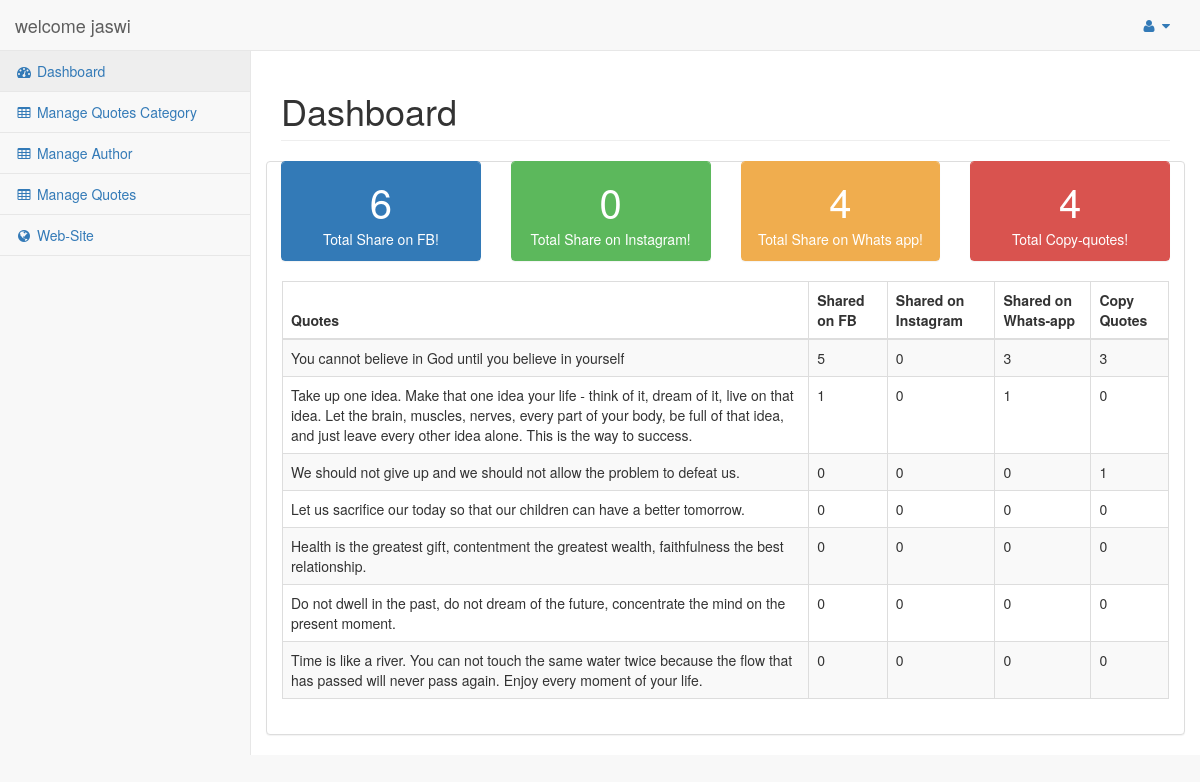
/user/profile/ (signed in), run on the app's committed database.
### quotes/models.py (models this page shows)
class quotes(models.Model):
	quotes = models.CharField(max_length=500)
	author = models.ForeignKey(author, on_delete=models.CASCADE)
	user = models.ForeignKey(settings.AUTH_USER_MODEL, on_delete=models.CASCADE,default=1)
	submitedon = models.DateField(default=datetime.date.today)
	category = models.ForeignKey(category, on_delete=models.CASCADE)
	shareFacebook = models.IntegerField(default=0)
	shareWhatsapp = models.IntegerField(default=0)
	shareInstagram = models.IntegerField(default=0)
	copyquotes = models.IntegerField(default=0)
	isapproved = models.BooleanField(default=False)
	isdeleted = models.BooleanField(default=False)

### user/views.py (the view)
# urls.py: path('profile/', views.profile_view, name='profile_view'),
def profile_view(request):
	if request.user.is_authenticated:
		quotesdatas = quotes.objects.filter(user=request.user)
		data = quotesdatas.aggregate(copyquotes_sum = Sum('copyquotes'),shareFacebook_sum = Sum("shareFacebook"),shareWhatsapp_sum =Sum("shareWhatsapp"),shareInstagram_sum =Sum("shareInstagram"))
		context = {"quotesdatas":quotesdatas,"data":data}
		return render(request,"user/profile.html",context)
	else:
		return HttpResponseRedirect("/accounts/login/")

### quotes/context_processors.py (called while the page is built)
def categories(request):
	return {
		'categories': category.objects.all()[:3],
		'authors': author.objects.all()[:3]
	}

### user/templates/user/profile.html
{% extends 'userbase.html' %}
   {% block pagecontent %}
        <div id="page-wrapper">
            <div class="row">
                <div class="col-lg-12">
                    <h1 class="page-header">Dashboard</h1>
                </div>
            </div>
            <div class="row">
                <div class="col-lg-3 col-md-6">
                    <div class="panel panel-primary">
                        <div class="panel-heading">
                            <div class="row">
                                <div class="col-xs-12 text-center">
                                    <div class="huge">{{data.shareFacebook_sum}}</div>
                                    <div> Total Share on FB!</div>
                                </div>
                            </div>
                        </div>
                    </div>
                </div>
                <div class="col-lg-3 col-md-6">
                    <div class="panel panel-green">
                        <div class="panel-heading">
                            <div class="row">
                                <div class="col-xs-12 text-center ">
                                    <div class="huge">{{data.shareInstagram_sum}}</div>
                                    <div> Total Share on Instagram!</div>
                                </div>
                            </div>
                        </div>
                    </div>
                </div>
                <div class="col-lg-3 col-md-6">
                    <div class="panel panel-yellow">
                        <div class="panel-heading">
                            <div class="row">
                                <div class="col-xs-12 text-center">
                                    <div class="huge">{{data.shareWhatsapp_sum}}</div>
                                    <div>Total Share on Whats app!</div>
                                </div>
                            </div>
                        </div>
                    </div>
                </div>
                <div class="col-lg-3 col-md-6">
                    <div class="panel panel-red">
                        <div class="panel-heading">
                            <div class="row">
                                <div class="col-xs-12 text-center">
                                    <div class="huge">{{data.copyquotes_sum}}</div>
                                    <div> Total Copy-quotes!</div>
                                </div>
                            </div>
                        </div>
                    </div>
                </div>
                <div class="panel panel-default">
                   <div class="panel-body">
                            <div class="row">
                                <div class="col-lg-12">
                                    <div class="table-responsive">
                                        <table class="table table-bordered table-hover table-striped">
                                            <thead>
                                                <tr>
                                                    <th>Quotes</th>
                                                    <th>Shared on FB</th>
                                                    <th>Shared on Instagram</th>
                                                    <th>Shared on Whats-app</th>
                                                    <th>Copy Quotes</th>
                                                </tr>
                                            </thead>
                                            <tbody>
                                                {% if quotesdatas %}
                                                {% for quotesdata in quotesdatas %}
                                                <tr>
                                                    <td>{{quotesdata.quotes}}</td>
                                                    <td>{{quotesdata.shareFacebook}}</td>
                                                    <td>{{quotesdata.shareInstagram}}</td>
                                                    <td>{{quotesdata.shareWhatsapp}}</td>
                                                    <td>{{quotesdata.copyquotes}}</td>
                                                </tr>
                                                {%endfor%}
                                                {% else %}
                                                    <tr>
                                                        <td colspan="5" style="color: red;text-align: center;">No Data</td>
                                                    </tr>
                                                {% endif %}
                                            </tbody>
                                        </table>
                                    </div>
                                </div>
                            </div>
                        </div>
                    </div>
            </div>
        </div>
    </div>
    {% endblock %}

### user/templates/userbase.html (shortened to what this page needs)
<!DOCTYPE html>
<html lang="en">
<head>
    <link href="/static/vendor/bootstrap/css/bootstrap.min.css" rel="stylesheet">
    <link href="/static/vendor/metisMenu/metisMenu.min.css" rel="stylesheet">
    <link href="/static/dist/css/sb-admin-2.css" rel="stylesheet">
    <link href="/static/vendor/morrisjs/morris.css" rel="stylesheet">
    <link href="/static/vendor/font-awesome/css/font-awesome.min.css" rel="stylesheet" type="text/css">
</head>
<body>
    <div id="wrapper">
        <nav class="navbar navbar-default navbar-static-top" role="navigation" style="margin-bottom: 0">
            <div class="navbar-header">
                <a class="navbar-brand" href="index.html">welcome {{user.username}}</a>
            </div>
            <ul class="nav navbar-top-links navbar-right" style="float: right;">
                <li class="dropdown">
                    <a class="dropdown-toggle" data-toggle="dropdown" href="#">
                        <i class="fa fa-user fa-fw"></i> <i class="fa fa-caret-down"></i>
                    </a>
                </li>
            </ul>
            <div class="navbar-default sidebar" role="navigation">
                <div class="sidebar-nav navbar-collapse">
                    <ul class="nav" id="side-menu">
                        <li>
                            <a href="{% url 'profile_view'%}"><i class="fa fa-dashboard fa-fw"></i> Dashboard</a>
                        </li>
                        <li>
                            <a href="{% url 'qcategory'%}"><i class="fa fa-table fa-fw"></i> Manage Quotes Category</a>
                        </li>
                        <li>
                            <a href="{% url 'qauthor'%}"><i class="fa fa-table fa-fw"></i> Manage Author</a>
                        </li>
                        <li>
                            <a href="{% url 'qquotes'%}"><i class="fa fa-table fa-fw"></i> Manage Quotes</a>
                        </li>
                        <li>
                            <a href="/"><i class="fa fa-globe fa-fw"></i> Web-Site </a>
                        </li>
                    </ul>
                </div>
            </div>
        </nav>
	{% block pagecontent %}
      {% endblock %}
</body>
</html>
</html>

### data on the page
quotes: quotes "You cannot believe in God until you believe in yourself", shareFacebook "5", shareInstagram "0", shareWhatsapp "3", copyquotes "3"
quotes: quotes "Take up one idea. Make that one idea your life - think of it, dream of it, live on that idea. Let the brain, muscles, nerves, every part of your body, be full of that idea, and just leave every other idea alone. This is the way to success.", shareFacebook "1", shareInstagram "0", shareWhatsapp "1", copyquotes "0"
quotes: quotes "We should not give up and we should not allow the problem to defeat us.", shareFacebook "0", shareInstagram "0", shareWhatsapp "0", copyquotes "1"
quotes: quotes "Let us sacrifice our today so that our children can have a better tomorrow.", shareFacebook "0", shareInstagram "0", shareWhatsapp "0", copyquotes "0"
quotes: quotes "Health is the greatest gift, contentment the greatest wealth, faithfulness the best relationship.", shareFacebook "0", shareInstagram "0", shareWhatsapp "0", copyquotes "0"
quotes: quotes "Do not dwell in the past, do not dream of the future, concentrate the mind on the present moment.", shareFacebook "0", shareInstagram "0", shareWhatsapp "0", copyquotes "0"
quotes: quotes "Time is like a river. You can not touch the same water twice because the flow that has passed will never pass again. Enjoy every moment of your life.", shareFacebook "0", shareInstagram "0", shareWhatsapp "0", copyquotes "0"

### other printed values
{{ user.username }} "jaswi"
{{ data.shareFacebook_sum }} "6"
{{ data.shareInstagram_sum }} "0"
{{ data.shareWhatsapp_sum }} "4"
{{ data.copyquotes_sum }} "4"
